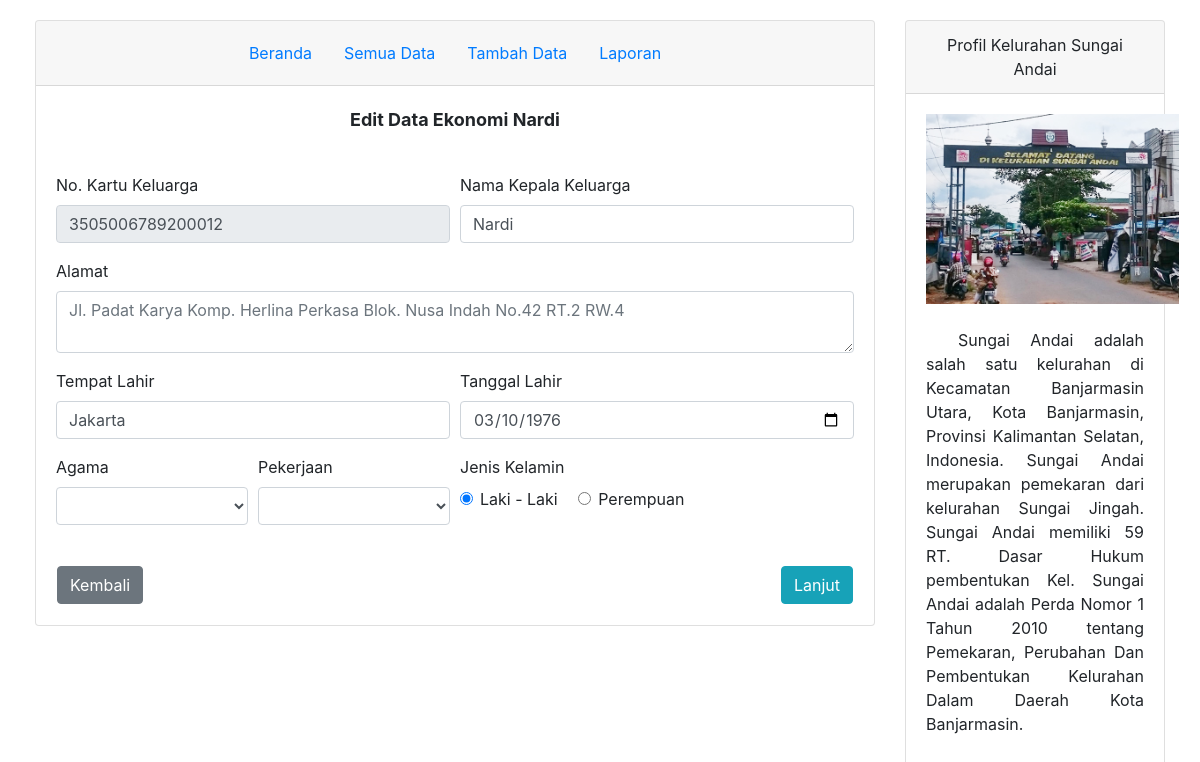
Page /view/edit.php?id=1 on the committed database.
### tables this page shows
CREATE TABLE `tb_klasifikasi` (
  `id_klasifikasi` int(11) NOT NULL,
  `pendapatan` smallint(3) NOT NULL,
  `asset` smallint(3) NOT NULL,
  `pengeluaran` smallint(3) NOT NULL,
  `status` varchar(6) NOT NULL,
  `periode` varchar(4) NOT NULL,
  `kk` char(16) NOT NULL
);

CREATE TABLE `tb_penduduk` (
  `kk` char(16) NOT NULL,
  `nama` varchar(25) NOT NULL,
  `tanggal_lahir` date NOT NULL,
  `tempat_lahir` varchar(20) NOT NULL,
  `jenkel` varchar(11) NOT NULL,
  `agama` varchar(10) NOT NULL,
  `alamat` varchar(100) NOT NULL,
  `pekerjaan` varchar(20) NOT NULL
);

### view/edit.php (the view, shortened to what this page needs)
<?php
	include '../koneksi.php';
	$id_klasifikasi = $_GET['id'];
	$query = mysqli_query($kon, "SELECT * FROM tb_penduduk as a, tb_klasifikasi as b  WHERE b.id_klasifikasi='$id_klasifikasi' and a.kk=b.kk");
	$data=mysqli_fetch_array($query);
?>
<!DOCTYPE html>
<html>
<head>
	<link rel="stylesheet" href="https://stackpath.bootstrapcdn.com/bootstrap/4.4.1/css/bootstrap.min.css">
</head>
<body>
	<div class="container-fluid">
		<div class="row">
		    <div class="col-9">
		    	<div class="card">
		    		<div class="card-header">
						<ul class="nav justify-content-center">
						  <li class="nav-item">
						    <a class="nav-link active" href="../index.php">Beranda</a>
						  </li>
						  <li class="nav-item">
						    <a class="nav-link" href="data_penduduk.php">Semua Data</a>
						  </li>
						  <li class="nav-item">
						    <a class="nav-link" href="tambah_data.php">Tambah Data</a>
						  </li>
						  <li class="nav-item">
						    <a class="nav-link" href="laporan.php">Laporan</a>
						  </li>
						</ul>
		    		</div>
		    		<div class="card-body " >
		    			<p align="center" style="font-size: 18px;"><b>Edit Data Ekonomi <?php echo $data['nama']; ?></b></p>
		    			<br>
		    			<form action="tambah_klasifikasi3.php" method="post">
		    				<div class="form-row">
							    <div class="form-group col-md-6">
							      <label>No. Kartu Keluarga</label>
							      <input type="text" class="form-control" name="kk" value="<?php echo $data['kk']; ?>" readonly>
							    </div>
							    <div class="form-group col-md-6">
							      <label>Nama Kepala Keluarga</label>
							      <input type="text" class="form-control" value="<?php echo $data['nama']; ?>" name="nama" required="">
							    </div>
							</div>
							<div class="form-group">
							    <label>Alamat</label>
							    <textarea name="alamat" placeholder="<?php echo $data['alamat']; ?>" class="form-control"></textarea>
							  </div>
							<div class="form-row">
							    <div class="form-group col-md-6">
							      <label>Tempat Lahir</label>
							      <input type="text" class="form-control" value="<?php echo $data['tempat_lahir']; ?>" name="tempat_lahir" required="">
							    </div>
							    <div class="form-group col-md-6">
							      <label>Tanggal Lahir</label>
							      <input type="date" class="form-control" value="<?php echo $data['tanggal_lahir']; ?>" name="tanggal_lahir" required="">
							    </div>
							</div>
							  <div class="form-row">
							    <div class="form-group col-md-3">
							      <label>Agama</label>
							      <select name="agama" class="form-control" required="">
							        <option selected> </option>
							        <option value="Islam">Islam</option>
							      </select>
							    </div>
							    <div class="form-group col-md-3">
							      <label>Pekerjaan</label>
							      <select name="pekerjaan"  class="form-control" required="">
							        <option selected> </option>
							        <option value="PNS">PNS</option>
							      </select>
							    </div>
							  	<div class="form-group col-md-6">
							      <label>Jenis Kelamin</label>
							  		<div class="form-check">
									  <input class="form-check-input" type="radio" name="jenkel" value="Laki - Laki" checked>
									  <label class="form-check-label">
									    Laki - Laki
									  </label>&nbsp;&nbsp;&nbsp;&nbsp;&nbsp;&nbsp;&nbsp;&nbsp;
									  <input class="form-check-input" type="radio" name="jenkel" value="Perempuan">
									  <label class="form-check-label">
									    Perempuan
									  </label>
									</div>
							  	</div>
							  </div>
							  <br>
							  <table align="center">
						 		<td align="left"><a href = "javascript:history.back()" class="btn btn-secondary btn-md" align="left"> Kembali</a></td>
						 		<td width="90%"></td>
						 		<td align="right"><button type="submit" name="hitung" class="btn btn-info btn-md">Lanjut</button></td>
						 	</table>
		    			</form>
		    		</div>
		    	</div>
		    </div>
			<div class="col-3">
				<div class="card" align="center">
				    <div class="card-header">
				    	Profil Kelurahan Sungai Andai
				    </div>
				    <div class="card-body" style="height: 100%;">
				    	<img src="../gambar/sundai.jpg" style="max-height: 190px;"><br><br>
				    	<p align="justify" style="text-indent: 2em;">
				    	Sungai Andai adalah salah satu kelurahan di Kecamatan Banjarmasin Utara, Kota Banjarmasin, Provinsi Kalimantan Selatan, Indonesia. Sungai Andai merupakan pemekaran dari kelurahan Sungai Jingah. Sungai Andai memiliki 59 RT. Dasar Hukum pembentukan Kel. Sungai Andai adalah Perda Nomor 1 Tahun 2010 tentang Pemekaran, Perubahan Dan Pembentukan Kelurahan Dalam Daerah Kota Banjarmasin.
				    	</p>
				    </div>
				</div>
			</div>
		</div>
	</div>
</body>
</html>

### view/edit.php (style rules this page uses)
body { padding: 20px; }

### rows in the picture
tb_klasifikasi: kk.nama "Nardi", kk "3505006789200012", nama "Nardi", alamat "Jl. Padat Karya Komp. Herlina Perkasa Blok. Nusa Indah No.42 RT.2 RW.4", tempat_lahir "Jakarta", tanggal_lahir "03/10/1976"
